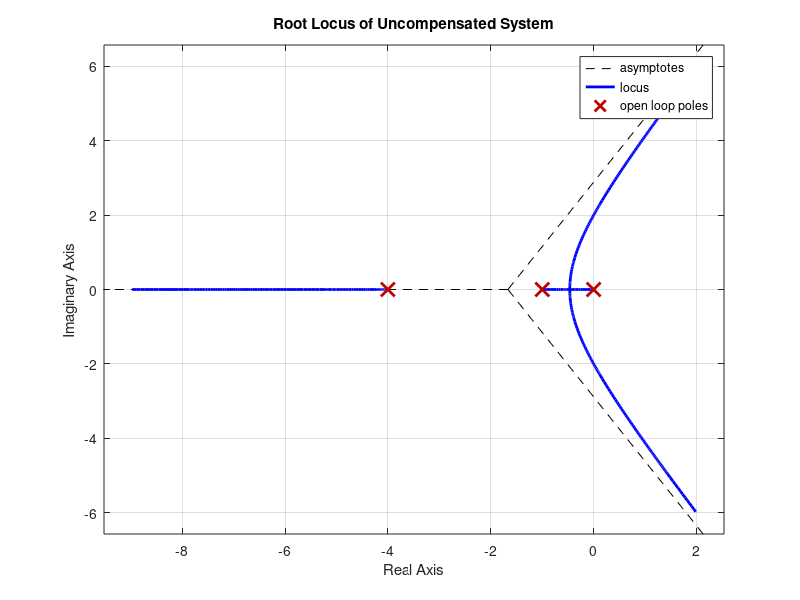
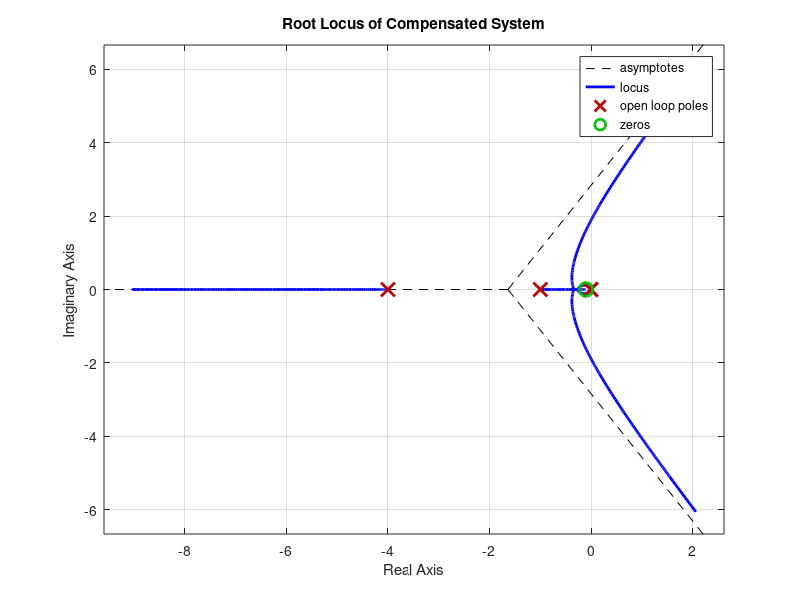

Write MATLAB code to recreate these figures, in order. (Note: this script raises an error after producing the figures.)
% MATLAB Code for Compensation Using Root Locus

% Step 1: Define the uncompensated system
num = 1; % Numerator of G1(s)
den = [1, 5, 4, 0]; % Denominator of G1(s): s(s+1)(s+4) = s^3 + 5s^2 + 4s
sys = tf(num, den); % Uncompensated system G1(s)

% Step 2: Plot the root locus of the uncompensated system
figure;
rlocus(sys);
title('Root Locus of Uncompensated System');
grid on;

% Step 3: Define the desired pole locations
delta = 0.5; % Damping ratio
wn = 2; % Undamped natural frequency
desired_poles = roots([1, 2*delta*wn, wn^2]); % Desired poles: s^2 + 2s + 4 = 0
disp('Desired Pole Locations:');
disp(desired_poles);

% Step 4: Design the compensator (phase-lag compensator)
z = 0.1; % Zero of the compensator
p = 0.01; % Pole of the compensator
num_comp = [1, z]; % Numerator of compensator: s + z
den_comp = [1, p]; % Denominator of compensator: s + p
comp = tf(num_comp, den_comp); % Compensator transfer function Gc(s)

% Step 5: Combine the compensator with the original system
sys_comp = comp * sys; % Compensated system Gc(s) * G1(s)

% Step 6: Plot the root locus of the compensated system
figure;
rlocus(sys_comp);
title('Root Locus of Compensated System');
grid on;

% Step 7: Determine the gain K using rlocfind
disp('Select the desired pole location on the root locus plot.');
[K, poles] = rlocfind(sys_comp); % Select the desired pole location
disp('Gain K:');
disp(K);
disp('Closed-loop poles:');
disp(poles);

% Step 8: Verify the step response of the compensated system
sys_cl = feedback(K * sys_comp, 1); % Closed-loop system
figure;
step(sys_cl);
title('Step Response of Compensated System');
grid on;

% Step 9: Display system characteristics
stepinfo(sys_cl) % Display step response characteristics